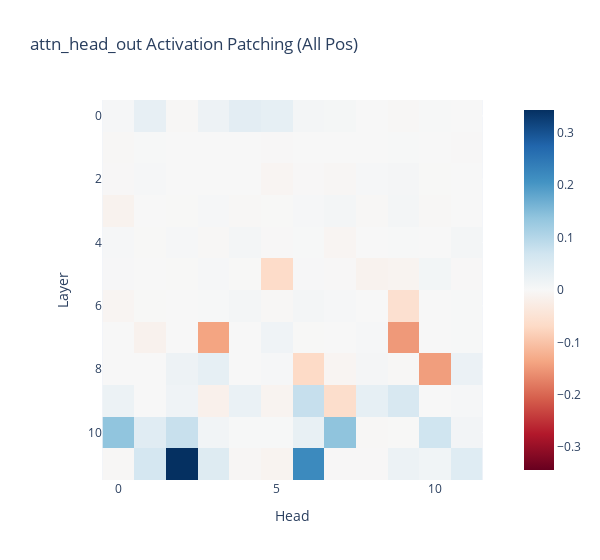

Notebook code for this chart:
### Markdown cell above
# 3. Head patching

### Code cell
act_patch_attn_head_out_all_pos = patching.get_act_patch_attn_head_out_all_pos(
    model, corrupted_tokens, clean_cache, ioi_metric
)

imshow(
    act_patch_attn_head_out_all_pos,
    labels={'y': 'Layer', 'x': 'Head'},
    title='attn_head_out Activation Patching (All Pos)',
    width=600,
)

### Figure 1 — Plotly figure (JSON) as saved in the notebook; plotly's stock layout.template omitted (floating-point values rounded to 4 significant figures; data arrays with more than 128 entries replaced by an {"elided": "..."} marker saying what was removed)
{"data": [{"coloraxis": "coloraxis", "hovertemplate": "Head: %{x}<br>Layer: %{y}<br>color: %{z}<extra></extra>", "name": "0", "type": "heatmap", "xaxis": "x", "yaxis": "y", "z": {"elided": "12x12 float values"}}], "layout": {"coloraxis": {"cmid": 0, "colorscale": [[0, "rgb(103,0,31)"], [0.1, "rgb(178,24,43)"], [0.2, "rgb(214,96,77)"], [0.3, "rgb(244,165,130)"], [0.4, "rgb(253,219,199)"], [0.5, "rgb(247,247,247)"], [0.6, "rgb(209,229,240)"], [0.7, "rgb(146,197,222)"], [0.8, "rgb(67,147,195)"], [0.9, "rgb(33,102,172)"], [1, "rgb(5,48,97)"]]}, "title": {"text": "attn_head_out Activation Patching (All Pos)"}, "width": 600, "xaxis": {"anchor": "y", "constrain": "domain", "domain": [0, 1], "scaleanchor": "y", "title": {"text": "Head"}}, "yaxis": {"anchor": "x", "autorange": "reversed", "constrain": "domain", "domain": [0, 1], "title": {"text": "Layer"}}}}
